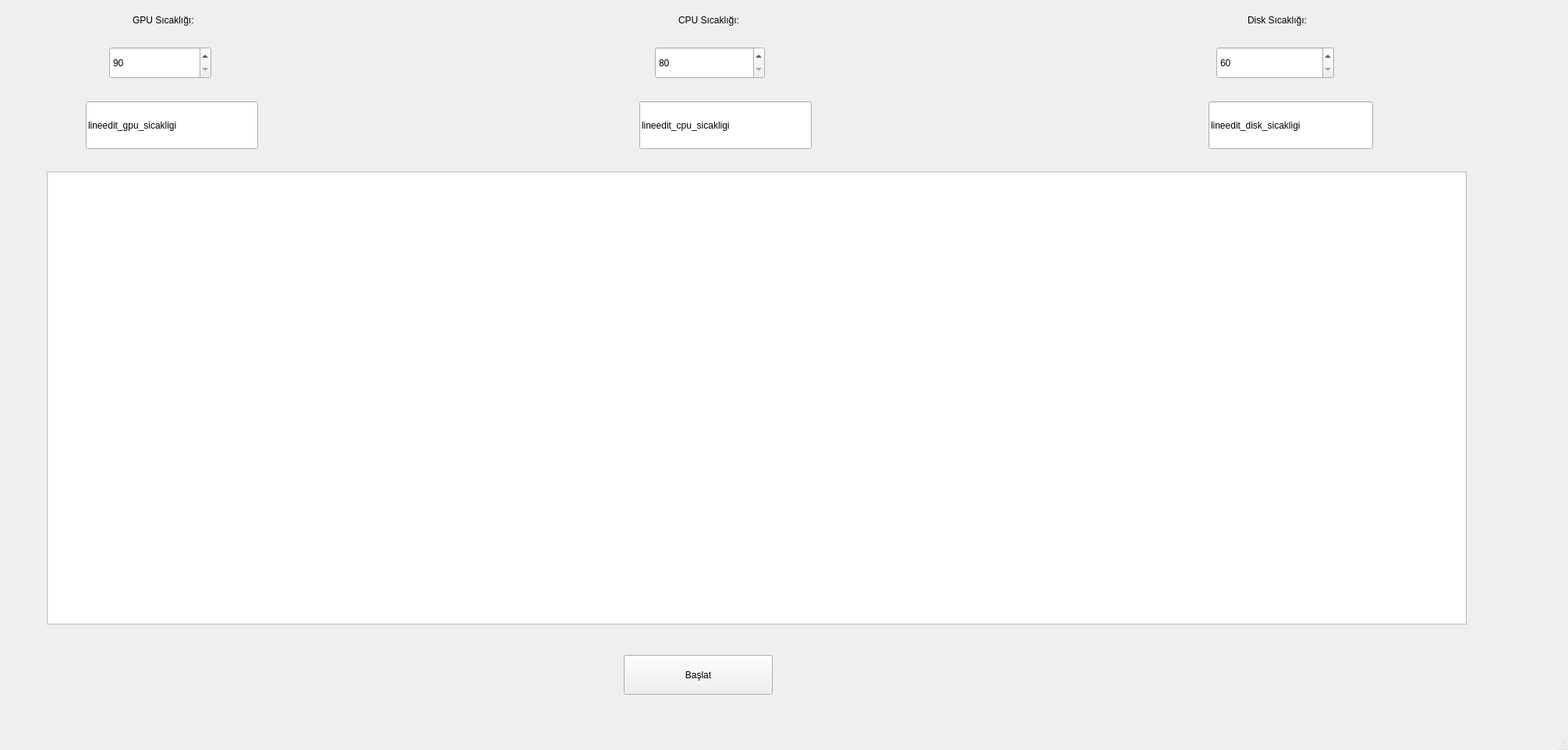
<?xml version="1.0" encoding="UTF-8"?>
<ui version="4.0">
 <class>button_baslat</class>
 <widget class="QMainWindow" name="button_baslat">
  <property name="geometry">
   <rect>
    <x>0</x>
    <y>0</y>
    <width>2011</width>
    <height>962</height>
   </rect>
  </property>
  <property name="windowTitle">
   <string>MainWindow</string>
  </property>
  <widget class="QWidget" name="centralwidget">
   <widget class="QLabel" name="label">
    <property name="geometry">
     <rect>
      <x>870</x>
      <y>0</y>
      <width>201</width>
      <height>51</height>
     </rect>
    </property>
    <property name="text">
     <string>CPU Sıcaklığı:</string>
    </property>
   </widget>
   <widget class="QLabel" name="label_2">
    <property name="geometry">
     <rect>
      <x>170</x>
      <y>0</y>
      <width>81</width>
      <height>51</height>
     </rect>
    </property>
    <property name="text">
     <string>GPU Sıcaklığı:</string>
    </property>
   </widget>
   <widget class="QLabel" name="label_3">
    <property name="geometry">
     <rect>
      <x>1600</x>
      <y>-10</y>
      <width>171</width>
      <height>71</height>
     </rect>
    </property>
    <property name="text">
     <string>Disk Sıcaklığı:</string>
    </property>
   </widget>
   <widget class="QLineEdit" name="lineedit_gpu_sicakligi">
    <property name="geometry">
     <rect>
      <x>110</x>
      <y>130</y>
      <width>221</width>
      <height>61</height>
     </rect>
    </property>
    <property name="text">
     <string>lineedit_gpu_sicakligi</string>
    </property>
    <property name="readOnly">
     <bool>true</bool>
    </property>
   </widget>
   <widget class="QLineEdit" name="lineedit_cpu_sicakligi">
    <property name="geometry">
     <rect>
      <x>820</x>
      <y>130</y>
      <width>221</width>
      <height>61</height>
     </rect>
    </property>
    <property name="text">
     <string>lineedit_cpu_sicakligi</string>
    </property>
    <property name="readOnly">
     <bool>true</bool>
    </property>
   </widget>
   <widget class="QLineEdit" name="lineedit_disk_sicakligi">
    <property name="geometry">
     <rect>
      <x>1550</x>
      <y>130</y>
      <width>211</width>
      <height>61</height>
     </rect>
    </property>
    <property name="text">
     <string>lineedit_disk_sicakligi</string>
    </property>
    <property name="readOnly">
     <bool>true</bool>
    </property>
   </widget>
   <widget class="QPushButton" name="pushButton">
    <property name="geometry">
     <rect>
      <x>800</x>
      <y>840</y>
      <width>191</width>
      <height>51</height>
     </rect>
    </property>
    <property name="text">
     <string>Başlat</string>
    </property>
   </widget>
   <widget class="QGraphicsView" name="graphicsView_sicaklik">
    <property name="geometry">
     <rect>
      <x>60</x>
      <y>220</y>
      <width>1821</width>
      <height>581</height>
     </rect>
    </property>
   </widget>
   <widget class="QSpinBox" name="spinBox_gpu_esik">
    <property name="geometry">
     <rect>
      <x>140</x>
      <y>60</y>
      <width>131</width>
      <height>41</height>
     </rect>
    </property>
    <property name="specialValueText">
     <string>90</string>
    </property>
   </widget>
   <widget class="QSpinBox" name="spinBox_cpu_esik">
    <property name="geometry">
     <rect>
      <x>840</x>
      <y>60</y>
      <width>141</width>
      <height>41</height>
     </rect>
    </property>
    <property name="specialValueText">
     <string>80</string>
    </property>
   </widget>
   <widget class="QSpinBox" name="spinBox_disk_esik">
    <property name="geometry">
     <rect>
      <x>1560</x>
      <y>60</y>
      <width>151</width>
      <height>41</height>
     </rect>
    </property>
    <property name="specialValueText">
     <string>60</string>
    </property>
   </widget>
   <widget class="QWidget" name="verticalLayoutWidget">
    <property name="geometry">
     <rect>
      <x>49</x>
      <y>9</y>
      <width>1851</width>
      <height>801</height>
     </rect>
    </property>
    <layout class="QVBoxLayout" name="verticalLayout_2"/>
   </widget>
  </widget>
  <widget class="QMenuBar" name="menubar">
   <property name="geometry">
    <rect>
     <x>0</x>
     <y>0</y>
     <width>2011</width>
     <height>26</height>
    </rect>
   </property>
  </widget>
  <widget class="QStatusBar" name="statusbar"/>
 </widget>
 <resources/>
 <connections/>
</ui>
